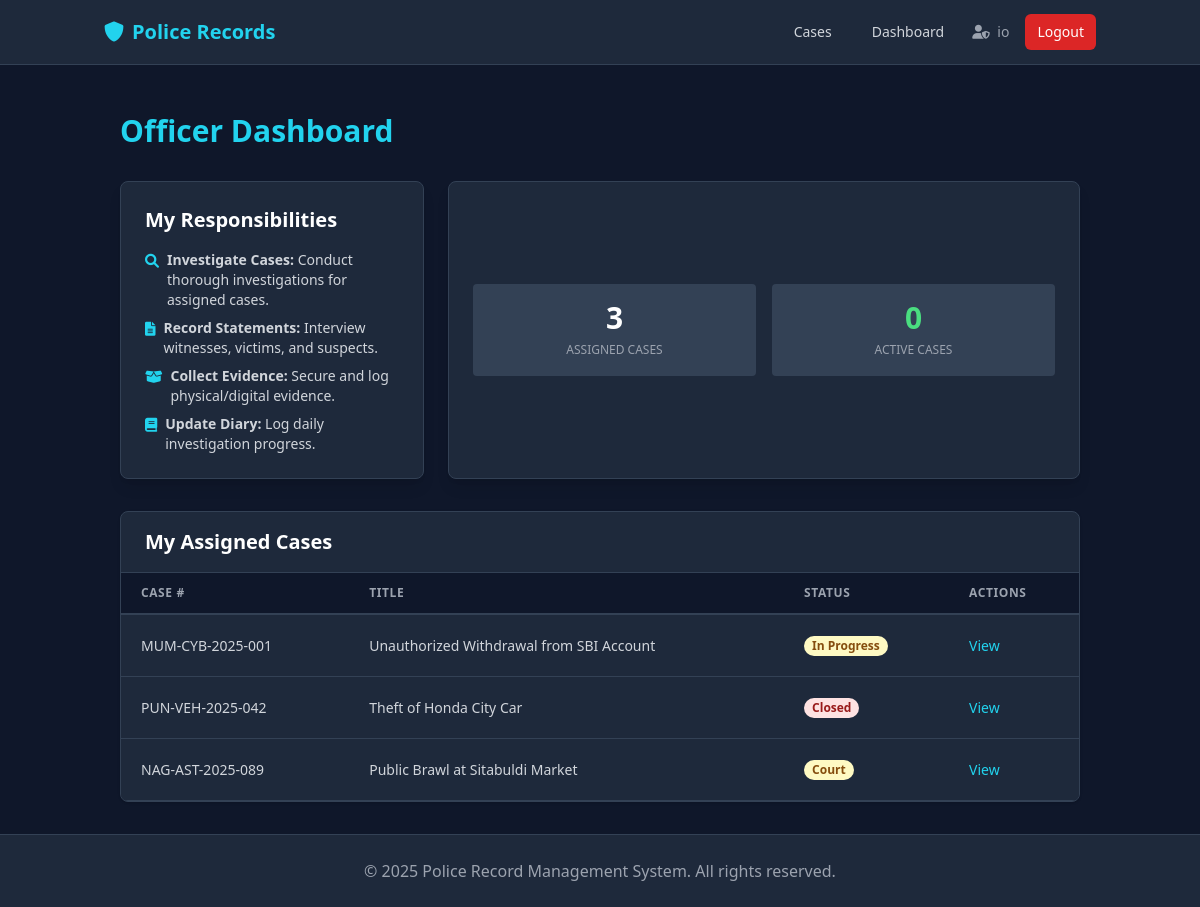
Before: /dashboard/officer (signed in) with the older database file.
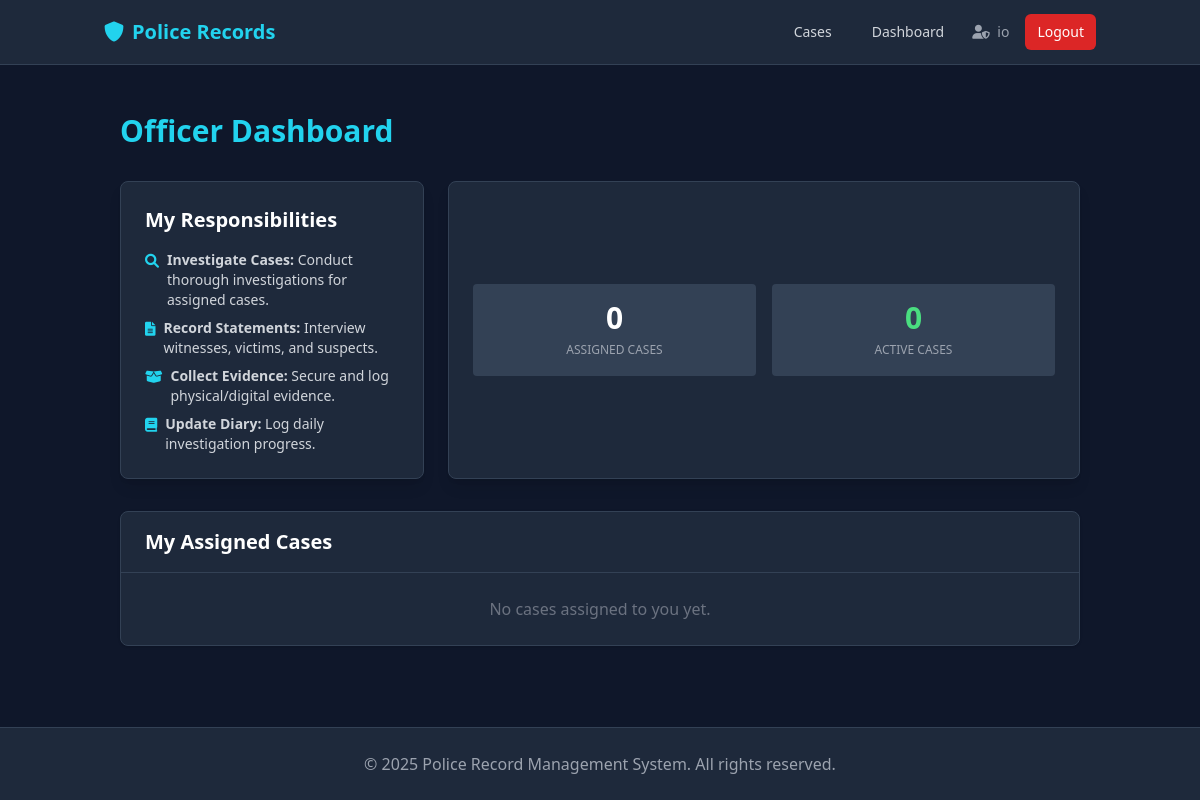
After: the same page with the newer database file.
### app/models.py (models this page shows)
class Case(db.Model):
    id = db.Column(db.Integer, primary_key=True)
    station_id = db.Column(db.Integer, db.ForeignKey('station.id'), nullable=False)
    case_number = db.Column(db.String(50), unique=True, nullable=False)
    title = db.Column(db.String(200), nullable=False)
    offense_type = db.Column(db.String(100)) # Theft, Assault, Cybercrime
    short_description = db.Column(db.String(255))
    description = db.Column(db.Text, nullable=False) # Detailed Description
    incident_date = db.Column(db.DateTime)
    location = db.Column(db.String(200)) # Address
    gps_coordinates = db.Column(db.String(100)) # "Lat, Long"
    status = db.Column(db.String(50), default='Open')  # Open, In Progress, Closed, Court
    priority = db.Column(db.String(20), default='Medium')  # Low, Medium, High
    is_cognizable = db.Column(db.Boolean, default=True)
    ipc_sections = db.Column(db.String(200)) # "302, 307 IPC"
    init_medical_exam = db.Column(db.Boolean, default=False)
    init_prelim_enquiry = db.Column(db.Boolean, default=False)
    init_scene_visit = db.Column(db.Boolean, default=False)
    court_status = db.Column(db.String(50)) # Hearing, Verdict Awaited, Closed
    verdict = db.Column(db.Text)
    confidentiality_level = db.Column(db.String(20), default='Public') # Public, Restricted, Confidential
    tags = db.Column(db.Text) # JSON list or comma-separated
    related_case_ids = db.Column(db.Text) # JSON list of IDs
    created_at = db.Column(db.DateTime, default=datetime.utcnow)
    updated_at = db.Column(db.DateTime, default=datetime.utcnow, onupdate=datetime.utcnow)
    created_by_id = db.Column(db.Integer, db.ForeignKey('user.id'), nullable=False)
    assigned_officer_id = db.Column(db.Integer, db.ForeignKey('user.id')) # Lead Officer/Inspector
    station = db.relationship('Station', backref='cases')
    assignee = db.relationship('User', foreign_keys=[assigned_officer_id], backref='cases_led')
    officers = db.relationship('User', secondary=case_officers, backref='cases_assisted') # Team
    criminals = db.relationship('Criminal', secondary='case_criminal', backref=db.backref('cases', lazy=True))
    participants = db.relationship('Participant', backref='case', lazy=True, cascade="all, delete-orphan")
    firs = db.relationship('FIR', backref='case', lazy=True)
    evidence = db.relationship('Evidence', backref='case', lazy=True)
    statements = db.relationship('Statement', backref='case', lazy=True)
    updates = db.relationship('InvestigationUpdate', backref='case', lazy=True)

### app/dashboard/routes.py (the view)
@dashboard.route('/dashboard/officer')
@login_required
def officer_dashboard():
    my_cases = Case.query.filter_by(assigned_officer_id=current_user.id).all()
    return render_template('officer_dashboard.html', cases=my_cases)

### app/models.py (called while the page is built)
@login_manager.user_loader
def load_user(user_id):
    return User.query.get(int(user_id))

### app/templates/officer_dashboard.html (shortened to what the changed rows need)
{% extends "base.html" %}
{% block content %}
<div class="container mx-auto px-4">
    <h2 class="text-3xl font-bold text-cyan-400 mb-8">Officer Dashboard</h2>
    <div class="grid grid-cols-1 lg:grid-cols-3 gap-6 mb-8">
        <div
            class="bg-slate-800 rounded-lg p-6 border border-slate-700 shadow-lg col-span-1 lg:col-span-2 flex flex-col justify-center">
            <div class="grid grid-cols-2 gap-4">
                <div class="bg-slate-700 p-4 rounded text-center">
                    <span class="block text-3xl font-bold text-white">{{ cases|length }}</span>
                    <span class="text-gray-400 text-xs uppercase">Assigned Cases</span>
                </div>
            </div>
        </div>
    </div>
    <div class="bg-slate-800 rounded-lg shadow border border-slate-700 overflow-hidden">
        <div class="px-6 py-4 border-b border-slate-700 flex justify-between items-center">
            <h3 class="text-xl font-bold text-white">My Assigned Cases</h3>
        </div>
        {% if cases %}
        <table class="min-w-full leading-normal">
            <thead>
                <tr>
                    <th
                        class="px-5 py-3 border-b-2 border-slate-700 bg-slate-900 text-left text-xs font-semibold text-gray-400 uppercase tracking-wider">
                        Case #</th>
                    <th
                        class="px-5 py-3 border-b-2 border-slate-700 bg-slate-900 text-left text-xs font-semibold text-gray-400 uppercase tracking-wider">
                        Title</th>
                    <th
                        class="px-5 py-3 border-b-2 border-slate-700 bg-slate-900 text-left text-xs font-semibold text-gray-400 uppercase tracking-wider">
                        Status</th>
                    <th
                        class="px-5 py-3 border-b-2 border-slate-700 bg-slate-900 text-left text-xs font-semibold text-gray-400 uppercase tracking-wider">
                        Actions</th>
                </tr>
            </thead>
            <tbody>
                {% for case in cases %}
                <tr>
                    <td class="px-5 py-5 border-b border-slate-700 bg-slate-800 text-sm text-gray-300">{{
                        case.case_number }}</td>
                    <td class="px-5 py-5 border-b border-slate-700 bg-slate-800 text-sm text-gray-300">{{ case.title }}
                    </td>
                    <td class="px-5 py-5 border-b border-slate-700 bg-slate-800 text-sm">
                        <span
                            class="px-2 inline-flex text-xs leading-5 font-semibold rounded-full
                            {% if case.status == 'Open' %}bg-green-100 text-green-800{% elif case.status == 'Closed' %}bg-red-100 text-red-800{% else %}bg-yellow-100 text-yellow-800{% endif %}">
                            {{ case.status }}
                        </span>
                    </td>
                    <td class="px-5 py-5 border-b border-slate-700 bg-slate-800 text-sm">
                        <a href="{{ url_for('cases.case_detail', case_id=case.id) }}"
                            class="text-cyan-400 hover:text-cyan-300">View</a>
                    </td>
                </tr>
                {% endfor %}
            </tbody>
        </table>
        {% else %}
        <div class="p-6 text-center text-gray-500">
            No cases assigned to you yet.
        </div>
        {% endif %}
    </div>
</div>
{% endblock %}

Changed rows visible on the page:
no longer on this page (row edited): Case: case_number "MUM-CYB-2025-001", title "Unauthorized Withdrawal from SBI Account", status "In Progress"
no longer on this page (row edited): Case: case_number "PUN-VEH-2025-042", title "Theft of Honda City Car", status "Closed"
no longer on this page (row edited): Case: case_number "NAG-AST-2025-089", title "Public Brawl at Sitabuldi Market", status "Court"
Other visible differences:
{{ cases|length }}: "3" → "0"
text no longer shown: "CASE # TITLE STATUS ACTIONS"
text now shown: "No cases assigned to you yet."
